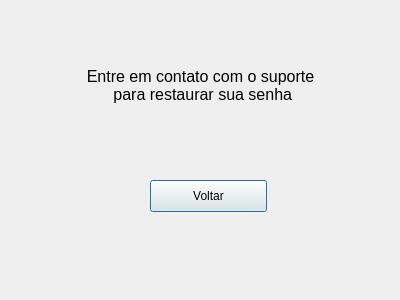
<?xml version="1.0" encoding="UTF-8"?>
<ui version="4.0">
 <class>Dialog</class>
 <widget class="QDialog" name="Dialog">
  <property name="geometry">
   <rect>
    <x>0</x>
    <y>0</y>
    <width>400</width>
    <height>300</height>
   </rect>
  </property>
  <property name="windowTitle">
   <string>Dialog</string>
  </property>
  <widget class="QPushButton" name="pushButton_voltar_login">
   <property name="geometry">
    <rect>
     <x>150</x>
     <y>180</y>
     <width>117</width>
     <height>32</height>
    </rect>
   </property>
   <property name="text">
    <string>Voltar</string>
   </property>
  </widget>
  <widget class="QLabel" name="label">
   <property name="geometry">
    <rect>
     <x>20</x>
     <y>40</y>
     <width>361</width>
     <height>91</height>
    </rect>
   </property>
   <property name="text">
    <string>&lt;!DOCTYPE HTML PUBLIC &quot;-//W3C//DTD HTML 4.0//EN&quot; &quot;http://www.w3.org/TR/REC-html40/strict.dtd&quot;&gt;
&lt;html&gt;&lt;head&gt;&lt;meta name=&quot;qrichtext&quot; content=&quot;1&quot; /&gt;&lt;style type=&quot;text/css&quot;&gt;
p, li { white-space: pre-wrap; }
&lt;/style&gt;&lt;/head&gt;&lt;body style=&quot; font-family:'Ubuntu'; font-size:12pt; font-weight:400; font-style:normal;&quot;&gt;
&lt;p align=&quot;center&quot; dir='rtl' style=&quot; margin-top:0px; margin-bottom:0px; margin-left:0px; margin-right:0px; -qt-block-indent:0; text-indent:0px;&quot;&gt;Entre em contato com o suporte&lt;br /&gt;para restaurar sua senha &lt;/p&gt;&lt;/body&gt;&lt;/html&gt;</string>
   </property>
   <property name="alignment">
    <set>Qt::AlignCenter</set>
   </property>
  </widget>
 </widget>
 <resources/>
 <connections/>
</ui>
